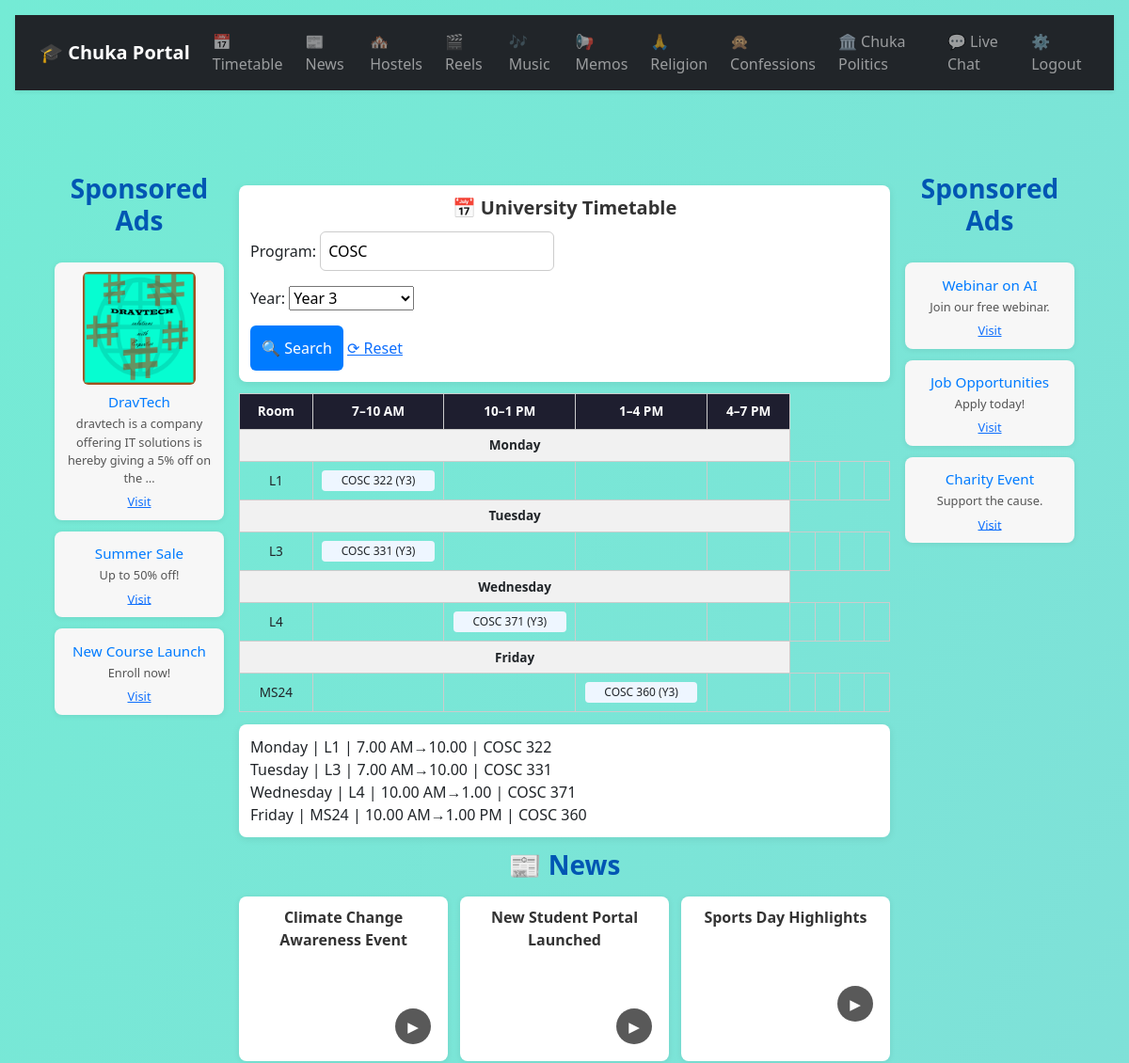
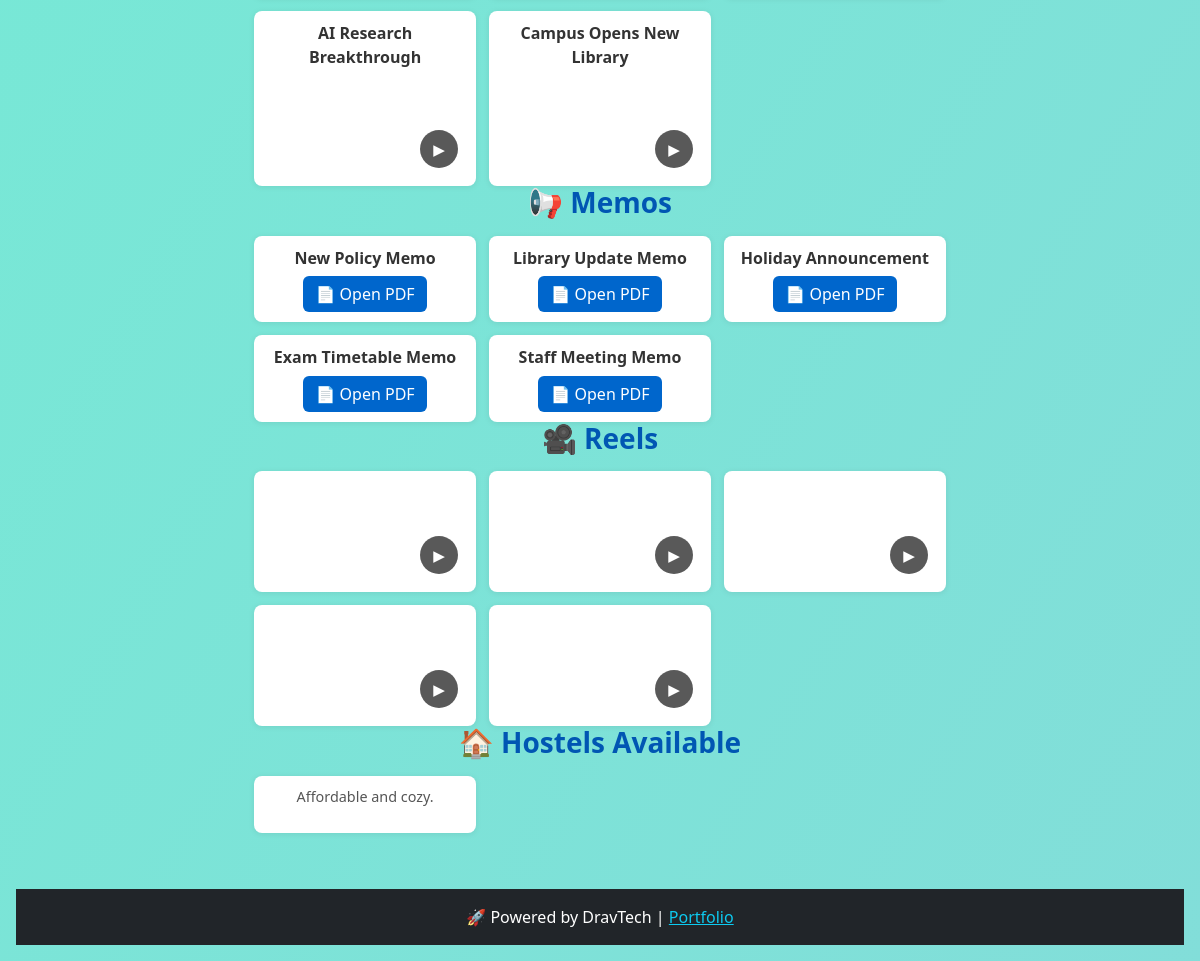
The app's page / (signed in) with its own data (2 pictures, top to bottom).
### AjiraApp/models.py (models this page shows, shortened)
class Advertisement(models.Model):
    title = models.CharField(max_length=200)
    description = models.TextField(blank=True, null=True)
    link = models.URLField(blank=True, null=True)
    image = models.ImageField(upload_to='ads/', blank=True, null=True)
    active = models.BooleanField(default=True)
    created_at = models.DateTimeField(default=timezone.now)

class TimetableEntry(models.Model):
    course_code = models.CharField(max_length=20)        # e.g. COSC
    unit_code = models.CharField(max_length=50)          # e.g. "COSC 103(A)"
    unit_name = models.CharField(max_length=100, blank=True)
    year = models.IntegerField(null=True, blank=True)    # often unknown
    day = models.CharField(max_length=15)                # Monday..Friday
    time = models.CharField(max_length=50)               # exact slot label
    room = models.CharField(max_length=50)
    class Meta:
        indexes = [
            models.Index(fields=["day", "time"]),
            models.Index(fields=["course_code"]),
            models.Index(fields=["room"]),
        ]

class News(models.Model):
    title = models.CharField(max_length=255)
    media = models.FileField(upload_to="news/", blank=True, null=True)
    created_at = models.DateTimeField(default=timezone.now)

class Memo(models.Model):
    title = models.CharField(max_length=255)
    file = models.FileField(upload_to="memos/")
    created_at = models.DateTimeField(default=timezone.now)

class Reel(models.Model):
    title = models.CharField(max_length=255)
    video = models.FileField(upload_to="reels/")
    created_at = models.DateTimeField(default=timezone.now)

class Hostel(models.Model):
    name = models.CharField(max_length=200)
    image = models.ImageField(upload_to='hostels/', blank=True, null=True)
    description = models.TextField(blank=True, null=True)
    created_at = models.DateTimeField(default=timezone.now)

### AjiraApp/views.py (the view)
# urls.py: path("", views.portal, name="portal"),
@login_required_custom
def portal(request):
    q_course = (request.GET.get("course") or "COSC").strip().upper()
    q_year = (request.GET.get("year") or "3").strip()
    qs = TimetableEntry.objects.all()
    if q_course:
        qs = qs.filter(course_code__istartswith=q_course.lower())
    if q_year.isdigit():
        qs = qs.filter(year=int(q_year))
    day_order = Case(
        When(day__iexact="Monday", then=1),
        When(day__iexact="Tuesday", then=2),
        When(day__iexact="Wednesday", then=3),
        When(day__iexact="Thursday", then=4),
        When(day__iexact="Friday", then=5),
        default=99,
        output_field=IntegerField(),
    )
    time_order = Case(
        When(time__icontains="7.00", then=1),
        When(time__icontains="10.00", then=2),
        When(time__icontains="1.00", then=3),
        When(time__icontains="4.00", then=4),
        default=99,
        output_field=IntegerField(),
    )
    qs = qs.order_by(day_order, time_order, "room")
    codes = TimetableEntry.objects.values_list("course_code", flat=True).distinct()
    prefixes = sorted({re.sub(r"\d+$", "", (c or "")).upper() for c in codes if c})
    ads = Advertisement.objects.filter(active=True)[:10]
    mid = len(ads) // 2 + len(ads) % 2
    ads_left = ads[:mid]
    ads_right = ads[mid:]
    news_list = News.objects.all().order_by("-created_at")[:5]
    memos = Memo.objects.all().order_by("-created_at")[:5]
    reels = Reel.objects.all().order_by("-created_at")[:5]
    hostels = Hostel.objects.all()[:5]
    slots = [
        "7.00 AM→10.00",
        "10.00 AM→1.00",
        "10.00 AM→1.00 PM",
        "1.00 PM→4.00",
        "4.00 PM→7.00",
        "4.00 PM 4.00 PM→7.00 PM",
        "10.00 AM→1.00PM ",
        "10.00 AM→1.00PM",
    ]
    years = ["1", "2", "3", "4", "5", "6"]
    context = {
        "timetable_entries": qs,
        "courses": prefixes,
        "selected_course": q_course,
        "selected_year": q_year,
        "ads_left": ads_left,
        "ads_right": ads_right,
        "news_list": news_list,
        "memos": memos,
        "reels": reels,
        "hostels": hostels,
        "slots": slots,
        "years": years,
    }
    return render(request, "chukaPortal.html", context)

### templates/chukaPortal.html (shortened to what this page needs)
{% extends "base.html" %}
{% load static %}
{% block content %}
<body>
  <div class="page-layout">
    {% if ads_left %}
  <aside id="ads-left">
    <h3>Sponsored Ads</h3>
    <div class="ads-grid">
      {% for ad in ads_left %}
        <div class="ad-card">
          {% if ad.image %}
            <img src="{{ ad.image.url }}" alt="{{ ad.title }}">
          {% endif %}
          <h4>{{ ad.title }}</h4>
          <p>{{ ad.description|truncatewords:15 }}</p>
          {% if ad.link %}
            <a href="{{ ad.link }}" target="_blank" class="btn-ad">Visit</a>
          {% endif %}
        </div>
      {% endfor %}
    </div>
  </aside>
{% endif %}
    <div class="main-content">
<section id="timetable">
  <h2>📅 University Timetable</h2>
  <form method="get" class="filter-form">
    <div class="form-group">
      <label for="course">Program:</label>
      <input list="course-list" name="course" id="course" value="{{ selected_course }}" placeholder="Select course...">
    </div>
    <div class="form-group">
      <label for="year">Year:</label>
      <select name="year" id="year">
        {% for y in "123456" %}
          <option value="{{ y }}" {% if selected_year == y %}selected{% endif %}>Year {{ y }}</option>
        {% endfor %}
      </select>
    </div>
    <div class="form-actions">
      <button type="submit" class="btn-search">🔍 Search</button>
      <a href="{% url 'timetable' %}" class="btn-reset">⟳ Reset</a>
    </div>
  </form>
</section>
<div class="table-wrapper">
  <table class="timetable compact" id="timetable-table">
    <thead>
      <tr>
        <th>Room</th>
        <th>7–10 AM</th>
        <th>10–1 PM</th>
        <th>1–4 PM</th>
        <th>4–7 PM</th>
      </tr>
    </thead>
    <tbody>
      {% regroup timetable_entries by day as day_list %}
      {% for day in day_list %}
        <tr class="day-row"><td colspan="5">{{ day.grouper }}</td></tr>
        {% regroup day.list by room as room_list %}
        {% for room in room_list %}
          <tr>
            <td class="room">{{ room.grouper }}</td>
            {% for slot in slots %}
              <td>
                {% for entry in room.list %}
                  {% if slot == entry.time %}
                    <div class="unit">{{ entry.unit_code }} (Y{{ entry.year }})</div>
                  {% endif %}
                {% endfor %}
              </td>
            {% endfor %}
          </tr>
        {% endfor %}
      {% endfor %}
    </tbody>
  </table>
</div>
  <div id="timetable">
    {% for entry in timetable_entries %}
  {{ entry.day }} | {{ entry.room }} | {{ entry.time }} | {{ entry.unit_code }}<br>
{% endfor %}
  </div>
<section id="news">
  <h3>📰 News</h3>
  <div class="media-grid">
    {% for news in news_list %}
      <div class="media-card">
        <p class="media-title">{{ news.title }}</p>
        {% if news.media %}
          {% if ".mp4" in news.media.url %}
            <div class="thumb-wrap is-video" onclick="openViewer('{{ news.media.url }}','video')">
              <video class="thumb-video" src="{{ news.media.url }}" preload="metadata" muted playsinline></video>
              <span class="play-badge">▶</span>
            </div>
          {% else %}
            <img class="thumb-image" src="{{ news.media.url }}" alt="{{ news.title }}"
                 onclick="openViewer('{{ news.media.url }}','image')">
          {% endif %}
        {% endif %}
      </div>
    {% empty %}
      <p>No news available</p>
    {% endfor %}
  </div>
</section>
<section id="memos">
  <h3>📢 Memos</h3>
  <div class="media-grid">
    {% for memo in memos %}
      <div class="media-card">
        <p class="media-title">{{ memo.title }}</p>
        {% if memo.file %}
          {% if ".pdf" in memo.file.url %}
            <a href="{{ memo.file.url }}" target="_blank" class="pdf-link">📄 Open PDF</a>
          {% else %}
            <img class="thumb-image" src="{{ memo.file.url }}" alt="{{ memo.title }}"
                 onclick="openViewer('{{ memo.file.url }}','image')">
          {% endif %}
        {% endif %}
      </div>
    {% empty %}
      <p>No memos available</p>
    {% endfor %}
  </div>
</section>
<section id="reels">
  <h3>🎥 Reels</h3>
  <div class="media-grid">
    {% for reel in reels %}
      {% if reel.video %}
        <div class="media-card">
          <div class="thumb-wrap is-video" onclick="openViewer('{{ reel.video.url }}','video')">
            <video class="thumb-video" src="{{ reel.video.url }}" preload="metadata" muted playsinline></video>
            <span class="play-badge">▶</span>
          </div>
        </div>
      {% endif %}
    {% empty %}
      <p>No reels uploaded</p>
    {% endfor %}
  </div>
</section>
<section id="hostels">
  <h3>🏠 Hostels Available</h3>
  <div class="media-grid">
    {% for hostel in hostels %}
      <div class="media-card">
        <p class="media-desc">{{ hostel.description|truncatewords:20 }}</p>
      </div>
    {% empty %}
      <p>No hostels listed</p>
    {% endfor %}
  </div>
</section>
    </div>
    {% if ads_right %}
  <aside id="ads-right">
    <h3>Sponsored Ads</h3>
    <div class="ads-grid">
      {% for ad in ads_right %}
        <div class="ad-card">
          <h4>{{ ad.title }}</h4>
          <p>{{ ad.description|truncatewords:15 }}</p>
          {% if ad.link %}
            <a href="{{ ad.link }}" target="_blank" class="btn-ad">Visit</a>
          {% endif %}
        </div>
      {% endfor %}
    </div>
  </aside>
{% endif %}
  </div>
</body>
{% endblock %}

### static/assets/portal.css (style rules this page uses)
* { margin:0; padding:0; box-sizing:border-box; }
body { font-family: 'Segoe UI', Tahoma, sans-serif; min-height: 100vh; display: flex; flex-direction: column; gap: 1rem; padding: 1rem; background: linear-gradient(120deg, #74ebd5, #ACB6E5); background-size: 400% 400%; animation: bgAnim 12s ease infinite; }
h2,h3 { font-weight:600; color:#0056b3; margin-bottom:1rem; text-align:center; }
.page-layout { display: flex; justify-content: center; gap: 1rem; padding: 1rem; flex-wrap: wrap; }
#ads-left, #ads-right { flex: 0 0 180px; display: flex; flex-direction: column; gap: 0.75rem; position: sticky; top: 1rem; height: fit-content; }
.main-content { flex: 1; max-width: 1000px; min-width: 300px; }
.ads-grid { display: flex; flex-direction: column; gap: 0.75rem; }
.ad-card { background: #f7f7f7; border-radius: 8px; padding: 0.6rem; text-align: center; box-shadow: 0 1px 6px rgba(0,0,0,0.08); transition: transform 0.2s ease; font-size: 0.85rem; }
.ad-card img { max-width: 100%; max-height: 120px; object-fit: cover; border-radius: 6px; margin: 0 auto 0.3rem; }
.ad-card h4 { font-size: 0.95rem; color: #007BFF; margin: 0.3rem 0; }
.ad-card p { font-size: 0.8rem; color: #555; margin-bottom: 0.3rem; }
.btn-ad { font-size: 0.8rem; padding: 0.35rem 0.6rem; }
#timetable { max-width: 100%; margin: 0.8rem auto; padding: 0.75rem; border-radius: 8px; box-shadow: 0 2px 8px rgba(0,0,0,0.08); background: #fff; }
#timetable h2 { color: #333; font-size: 1.25rem; margin-bottom: 0.8rem; text-align: center; }
.table-wrapper { overflow-x: auto; margin-top: 0.5rem; }
.timetable { width: 100%; border-collapse: collapse; transition: all 0.3s ease; font-size: 0.85rem; }
.timetable th, .timetable td { padding: 0.5rem 0.6rem; border: 1px solid #ccc; text-align: center; }
.timetable thead { background: #1e1e2f; color: white; }
.day-row td { background: #f1f1f1; font-weight: bold; text-align: center; padding: 0.4rem 0.5rem; }
.unit { background: #eef6ff; margin: 1px 0; padding: 2px 4px; border-radius: 4px; font-size: 0.75rem; }
.media-grid { display: grid; grid-template-columns: repeat(auto-fill, minmax(220px, 1fr)); gap: 0.8rem; }
.media-card { background: #fff; padding: 10px; border-radius: 8px; text-align: center; box-shadow: 0 1px 6px rgba(0,0,0,0.08); transition: transform 0.2s ease; }
.media-title { font-weight: 600; color: #333; margin-bottom: 0.4rem; }
.media-desc { font-size: 0.9rem; color: #555; }
.thumb-wrap { position: relative; border-radius: 8px; overflow: hidden; cursor: pointer; }
.thumb-video, .thumb-image { display:block; width:100%; height:auto; border-radius: 8px; }
.play-badge { position: absolute; right: 8px; bottom: 8px; width: 38px; height: 38px; border-radius: 50%; background: rgba(0,0,0,0.65); color: #fff; display: flex; align-items: center; justify-content: center; font-size: 0.95rem; pointer-events: none; }
.pdf-link { display: inline-block; padding: 6px 12px; background: #0066cc; color: #fff; text-decoration: none; border-radius: 6px; }
form { display:flex; flex-direction:column; gap:1rem; }
input[type="file"], input, textarea { padding:0.5rem; border:1px solid #ccc; border-radius:6px; }
button { padding:0.75rem; background:#007BFF; color:white; border:none; border-radius:6px; font-size:1rem; cursor:pointer; transition:background 0.3s ease; }

### records on screen
Advertisement: image (picture), title "DravTech", description "dravtech is a company offering IT solutions is hereby giving a 5% off on the …"
Advertisement: title "Summer Sale", description "Up to 50% off!"
Advertisement: title "New Course Launch", description "Enroll now!"
TimetableEntry: grouper "Monday", grouper "L1", unit_code "COSC 322", year "3", day "Monday", room "L1", time "7.00 AM→10.00"
TimetableEntry: grouper "Tuesday", grouper "L3", unit_code "COSC 331", year "3", day "Tuesday", room "L3", time "7.00 AM→10.00"
TimetableEntry: grouper "Wednesday", grouper "L4", unit_code "COSC 371", year "3", day "Wednesday", room "L4", time "10.00 AM→1.00"
TimetableEntry: grouper "Friday", grouper "MS24", unit_code "COSC 360", year "3", day "Friday", room "MS24", time "10.00 AM→1.00 PM"
News: title "Climate Change Awareness Event"
News: title "New Student Portal Launched"
News: title "Sports Day Highlights"
News: title "AI Research Breakthrough"
News: title "Campus Opens New Library"
Memo: title "New Policy Memo"
Memo: title "Library Update Memo"
Memo: title "Holiday Announcement"
Memo: title "Exam Timetable Memo"
Memo: title "Staff Meeting Memo"
Hostel: description "Affordable and cozy."
Advertisement: title "Webinar on AI", description "Join our free webinar."
Advertisement: title "Job Opportunities", description "Apply today!"
Advertisement: title "Charity Event", description "Support the cause."
